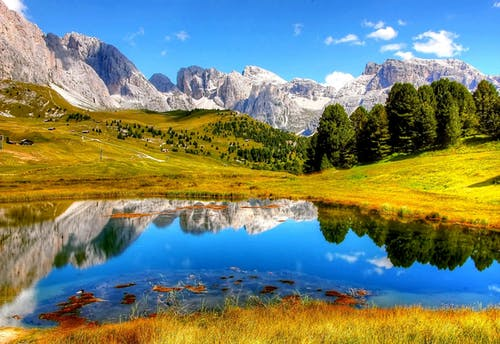
#> input picture HW03/hw3_3.jpeg, 500 x 344 px
$ jupyter execute --allow-errors Untitled.ipynb
#> lines starting #> are read from the running program, lines starting #| are printed output that depends on the picture
# 1-1

[cell 1]
def exp_kernel(t0, t1, t2, t3, x):
    return t0 * np.exp(-t1 / 2 * (x.reshape(-1, 1) - x.reshape(1, -1)) ** 2) + t2 + t3 * (x.reshape(-1, 1) @ x.reshape(1, -1))

[cell 2]
theta_ls = [(0, 0, 0, 1), (1, 4, 0, 0), (1, 4, 0, 5), (1, 32, 5, 5)]

[cell 3]
def plot_kernel_value(theata_ls, x):
    fig, ax = plt.subplots(2, 2, figsize=(14, 6))
    ax = ax.flatten()
    empty = np.zeros_like(x).reshape(-1)
    for axi, (t0, t1, t2, t3) in zip(ax, theta_ls):
        #print(axi, t0, t1, t2, t3)
        kernel = exp_kernel(t0, t1, t2, t3, x)
        axi.plot(np.random.multivariate_normal(empty, kernel, size = 5).T)
        axi.set_title(f"(theta: {t0}, {t1}, {t2}, {t3})")
    plt.tight_layout();

#> (a cell that did not finish here is left out)

[cell 5]
from ipywidgets import interact
from sympy import Symbol, Eq, factor

x = Symbol('x')
def factorit(n):
    return Eq(x**n-1, factor(x**n-1))

[cell 6]
factorit(15)
interact(factorit, n=(2,40));
#> the sliders are set to n = 21

[cell 7]
from PIL import Image
import numpy as np
from prettytable import PrettyTable
from scipy.stats import multivariate_normal
import matplotlib.pyplot as plt
from datetime import datetime
import cv2

def log_likelihood(p):
    return np.sum(np.log(np.sum(p, axis=1)))


if __name__ == '__main__':
    img = Image.open('hw3_3.jpeg')
#> img is the input picture: PIL image 500x344 RGB; mean R, G, B 119.5, 133, 113.4
    #img.show(title='origin')
    data = np.asarray(img, dtype='float')/255
    m, n, l = data.shape
#> m = 344; n = 500; l = 3
    data = np.reshape(data, (-1, l))
    max_iter = 100
    k = 2
    total_length = m * n
#> total_length = 172000

    #k-means part
    u = np.random.rand(k, l)
    r = np.full([total_length], k + 1)

    a = datetime.now().replace(microsecond=0)
    for i in range(300):
        dist = np.sum((data[:, None] - u) ** 2, axis=2)
        new_r = np.argmin(dist, axis=1)

        if np.array_equal(r, new_r):
            break
        else:
            r = new_r

        for j in range(k):
            data_k = data[np.where(r == j)]
            if len(data_k) == 0:
                u[j] = np.random.rand(l)
            else:
                u[j] = np.mean(data_k, axis=0)
#> after the loop, u = [[0.415, 0.629, 0.828], [0.516, 0.427, 0.106]]

    b = datetime.now().replace(microsecond=0)
    """print ('%d iterations for k = %d' % (i+1, k))
    print ('Time cost :', b-a)
    table = PrettyTable()
    table.add_column("k-means mean value", range(k))
    table.add_column("r", np.round(u[:, 0]*255).astype('int'))
    table.add_column("g", np.round(u[:, 1]*255).astype('int'))
    table.add_column("b", np.round(u[:, 2]*255).astype('int'))
    print (table)"""

    new_data = np.round(u[r]*255)
    disp = Image.fromarray(new_data.reshape(m, n, l).astype('uint8'))
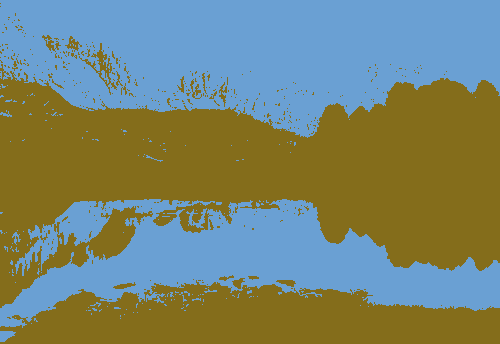
#> disp: PIL image 500x344 RGB; mean R, G, B 119.8, 132.9, 113.4
    disp.show(title='k-means')


    #GMM parts
    pi = np.array([len(np.where(r == i)[0])/float(total_length) for i in range(k)])
#> pi = [0.47, 0.53]
    cov = np.array([np.cov(data[np.where(r == i)].T) for i in range(k)])
    psb = np.array([multivariate_normal.pdf(data, mean=u[i], cov=cov[i]) for i in range(k)]).T * pi
#> psb = 172000 pairs, first value 4.48e-53 to 19.1, second value 4.48e-16 to 15.59

    likelihood = []
    likelihood.append(log_likelihood(psb))


    for i in range(max_iter):
        #E step
        r = psb/np.sum(psb, axis=1)[:, None]

        #M step
        N = np.sum(r, axis=0)
        u = np.sum(data[:, None] * r[:, :, None], axis=0)/N[:, None]
        for j in range(k):
            cov[j] = ((data - u[j]) * r[:, j, None]).T.dot(data - u[j])/N[j]
        pi = N/total_length

        #evaluate
        for j in range(k):
            try:
                psb[:, j] = multivariate_normal.pdf(data, mean=u[j], cov=cov[j])*pi[j]
            except np.linalg.linalg.LinAlgError:
                print ('singular error at iteration', i + 1)
                u[j] = np.random.rand(l)
                temp = np.random.rand(l, l)
                cov[j] = temp.dot(temp.T)
                psb[:, j] = multivariate_normal.pdf(data, mean=u[j], cov=cov[j])*pi[j]

        likelihood.append(log_likelihood(psb))
#> this loop made 100 passes
#> (N, pi) on passes 1 to 8: ([83809.4, 88190.6], [0.487, 0.513]), ([86441.9, 85558.1], [0.503, 0.497]), ([88692.8, 83307.2], [0.516, 0.484]), ([90543, 81457], [0.526, 0.474]), ([92003.8, 79996.2], [0.535, 0.465]), ([93110.8, 78889.2], [0.541, 0.459]), ([93916.2, 78083.8], [0.546, 0.454]), ([94486, 77514], [0.549, 0.451])
#> after the loop, likelihood = 101 values, max 259703.1 at index 69, min 238366.6 at index 0, mean 259060; psb = 172000 pairs, first value 5.05e-36 to 15.19, second value 3.7e-63 to 27.79

    print(r.shape)
#| (172000, 2)

    plt.plot(likelihood)
    plt.title('GMM maximum likelihood curve')
    plt.xlabel('iterations')
    plt.ylabel('log p(x)', rotation=0)
    plt.show()
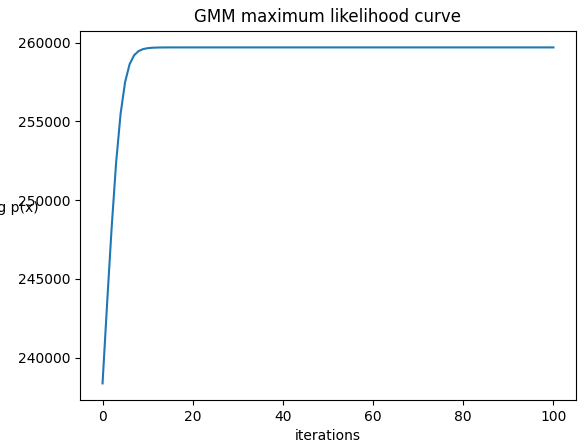
#> figure drawn by matplotlib, 1 panel; curve peaks at x = 69, y = 259703.1

    table2 = PrettyTable()
    table2.add_column("GMM mean value", range(k))
    table2.add_column("r", np.round(u[:, 0]*255).astype('int'))
    table2.add_column("g", np.round(u[:, 1]*255).astype('int'))
    table2.add_column("b", np.round(u[:, 2]*255).astype('int'))
    print (table2)

    r = np.argmax(psb, axis=1)
    new_data = np.round(u[r]*255)
    disp2 = Image.fromarray(new_data.reshape(m, n, l).astype('uint8'))
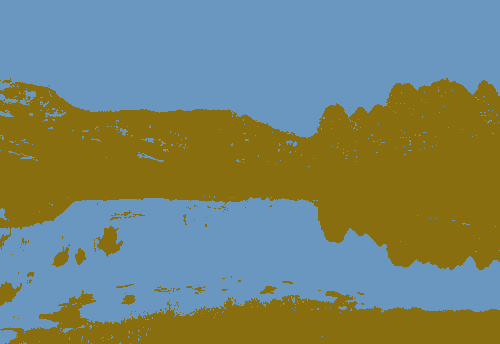
#> disp2: PIL image 500x344 RGB; mean R, G, B 119.4, 132.7, 112.7
    disp2.show(title='GMM')

[cell 8]
def multivariate_normal_(x, d, mean, covariance):
#> called with d = 9, mean = array of shape (3,), covariance = array of shape (3, 3)
    x_m = x - mean
    return (1. / (np.sqrt((2 * np.pi)**d * np.linalg.det(covariance))) * np.exp(-(np.linalg.solve(covariance, x_m).T.dot(x_m)) / 2))

#> (a cell that did not finish here is left out)

[cell 10]
from scipy.stats import multivariate_normal
x = np.linspace(0, 5, 10, endpoint=False)
y = multivariate_normal.pdf(x, mean=2.5, cov=0.5); y

plt.plot(x, y)
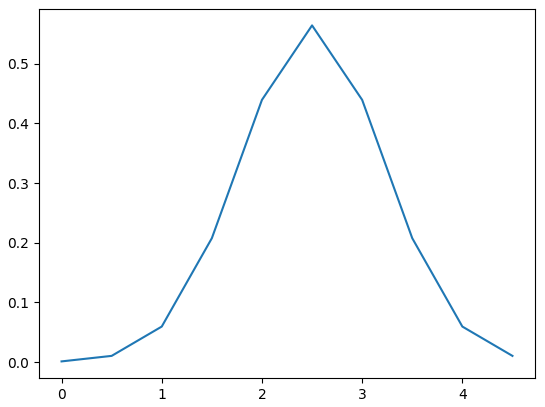
#> figure drawn by matplotlib, 1 panel; curve peaks at x = 2.5, y = 0.564
